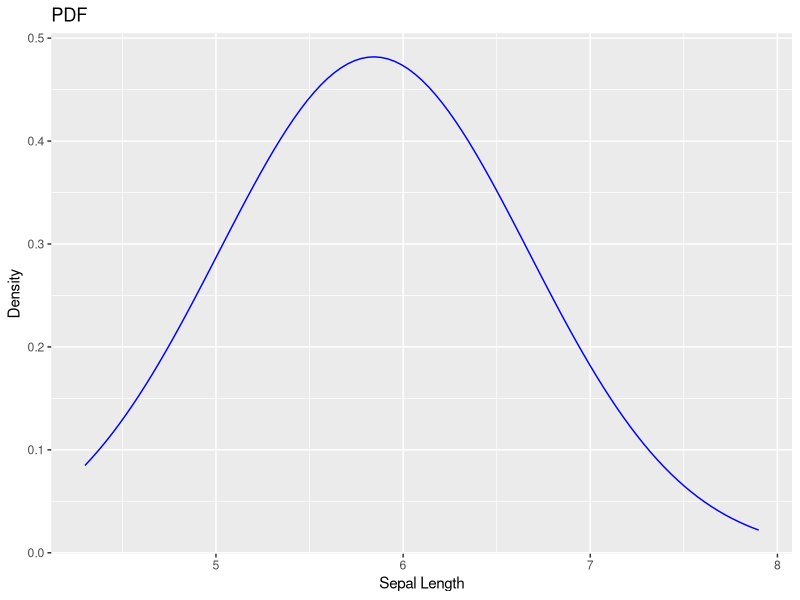
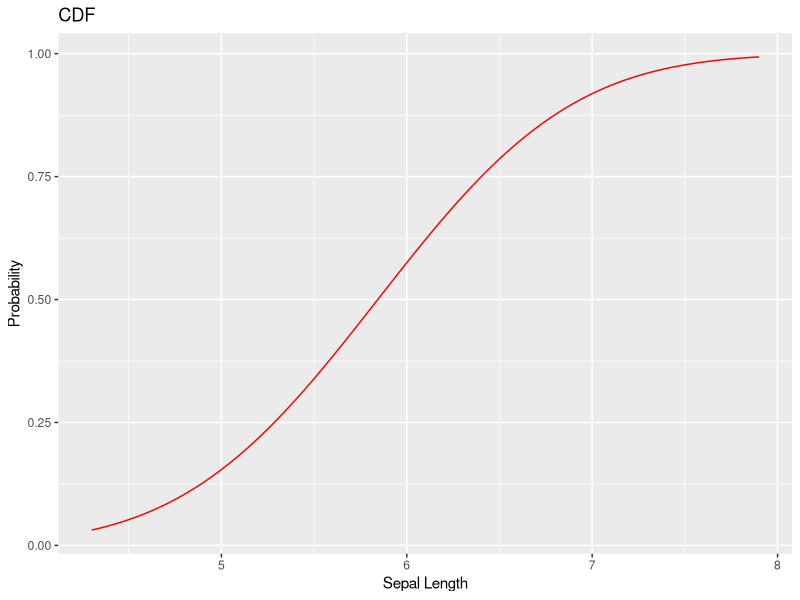
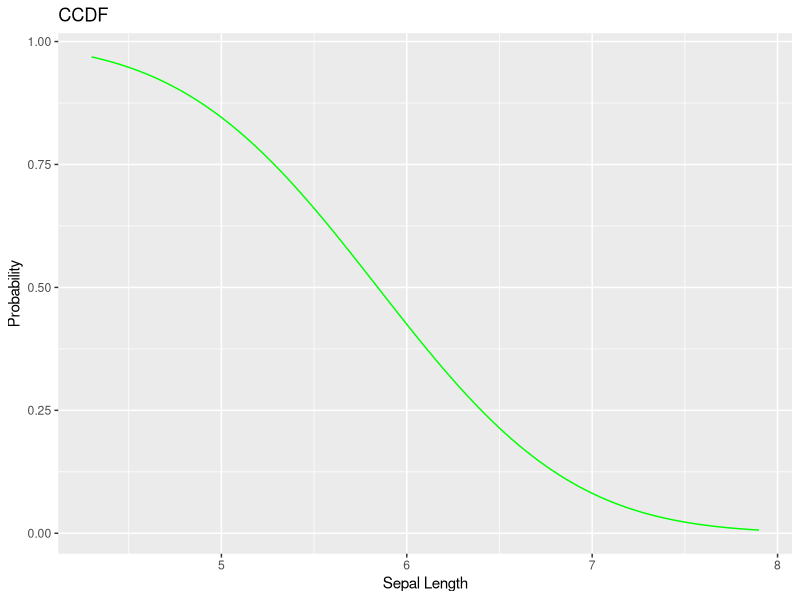
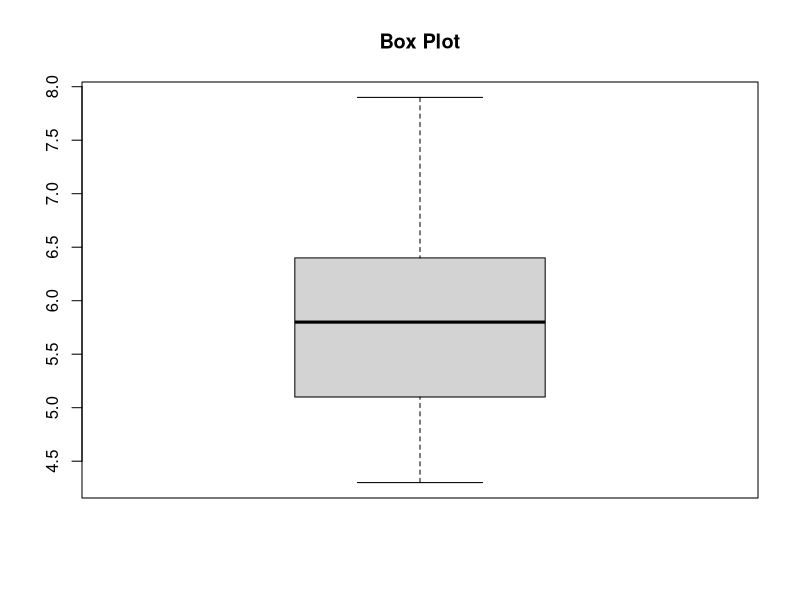
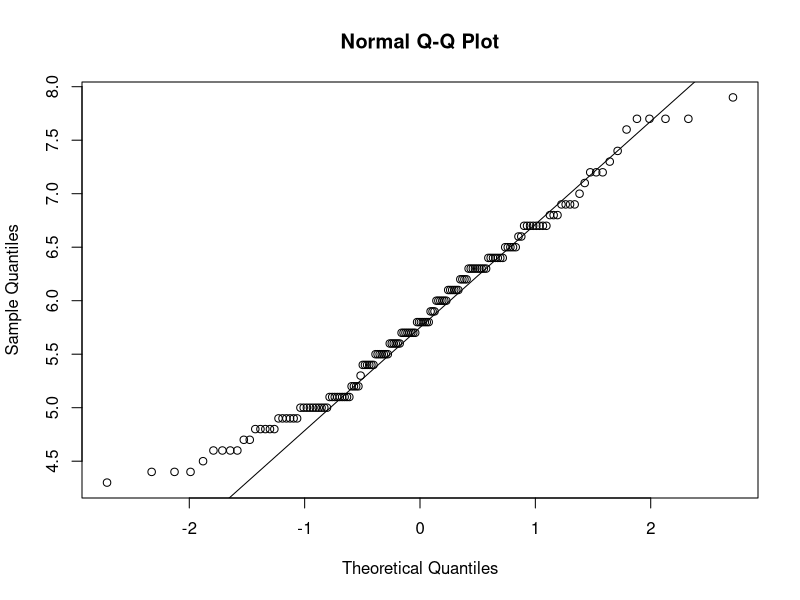
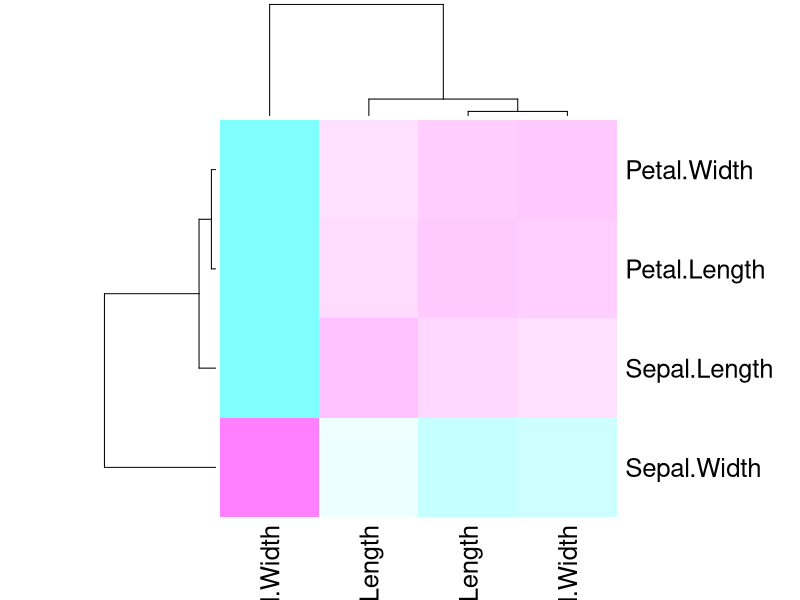

Here is the R script that generated these plots, in order:
# Probability Density Function (PDF)
# The Probability Density Function (PDF) is a statistical measure used to evaluate 
# the probability distribution of a continuous random variable. 
# The PDF describes the likelihood of the variable taking on a particular value. 
# In the context of data analysis, it helps us understand the distribution of data 
# points across different values. The area under the PDF curve within a specific range 
# represents the probability of the variable falling within that range. 
# Mathematically, the total area under the PDF curve is equal to 1, 
# indicating the cumulative probability of all possible outcomes is 100%.
# 
# Cumulative Density Function (CDF)
# The Cumulative Density Function (CDF) represents the cumulative probability that 
# a continuous random variable takes on a value less than or equal to a particular value. 
# It provides a way to quantify the probability of observing certain outcomes 
# within a given range. 
# The CDF is a non-decreasing function that starts at 0 and asymptotically approaches 1 
# as the variable value increases. 
# In practical terms, the CDF allows us to determine the probability that the observed 
# data falls below a specific threshold, offering insights into the distribution's 
# overall shape and spread.
# 
# Complementary Cumulative Density Function (CCDF)
# The Complementary Cumulative Density Function (CCDF) is related to the CDF and represents 
# the probability that a continuous random variable takes on a value greater than a specific value.
# It is defined as 1 minus the CDF for a given value. 
# The CCDF is useful for analyzing the tail behavior of the distribution, 
# indicating the likelihood of observing extreme values. 
# In applications, the CCDF helps in understanding the risk of outliers and the 
# distribution of values in the upper range of the dataset.


# Load required libraries
library(ggplot2)  # For creating visualizations
library(reshape2) # For reshaping data

# Probability Density Function (PDF)
ggplot(data.frame(x = iris$Sepal.Length), aes(x = x)) +
  stat_function(fun = dnorm, args = list(mean = mean(iris$Sepal.Length), sd = sd(iris$Sepal.Length)), color = "blue") +
  labs(title = "PDF", x = "Sepal Length", y = "Density")

# Cumulative Density Function (CDF)
ggplot(data.frame(x = iris$Sepal.Length), aes(x = x)) +
  stat_function(fun = pnorm, args = list(mean = mean(iris$Sepal.Length), sd = sd(iris$Sepal.Length)), color = "red") +
  labs(title = "CDF", x = "Sepal Length", y = "Probability")

# Complementary Cumulative Density Function (CCDF)
ggplot(data.frame(x = iris$Sepal.Length), aes(x = x)) +
  stat_function(fun = function(x) 1 - pnorm(x, mean = mean(iris$Sepal.Length), sd = sd(iris$Sepal.Length)), color = "green") +
  labs(title = "CCDF", x = "Sepal Length", y = "Probability")

# Box plot
boxplot(iris$Sepal.Length, main = "Box Plot")

# QQ plot
qqnorm(iris$Sepal.Length)
qqline(iris$Sepal.Length)

# Heatmap
matrix_data <- cor(iris[, 1:4])  # Calculate correlation matrix
heatmap(matrix_data, col = cm.colors(256))




